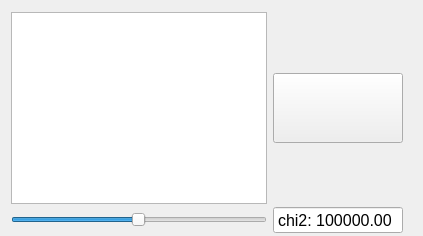
           <widget class="QWidget" name="tab_7">
            <attribute name="title">
             <string>parameters</string>
            </attribute>
            <layout class="QGridLayout" name="gridLayout_10">
             <property name="topMargin">
              <number>12</number>
             </property>
             <property name="rightMargin">
              <number>20</number>
             </property>
             <property name="bottomMargin">
              <number>2</number>
             </property>
             <property name="verticalSpacing">
              <number>2</number>
             </property>
             <item row="0" column="1">
              <widget class="QPushButton" name="do_gf_fit">
               <property name="minimumSize">
                <size>
                 <width>50</width>
                 <height>70</height>
                </size>
               </property>
               <property name="text">
                <string/>
               </property>
               <property name="icon">
                <iconset resource="resources.qrc">
                 <normaloff>:/icons/go.jpeg</normaloff>:/icons/go.jpeg</iconset>
               </property>
               <property name="iconSize">
                <size>
                 <width>70</width>
                 <height>70</height>
                </size>
               </property>
              </widget>
             </item>
             <item row="1" column="0">
              <widget class="QSlider" name="globalParamsSlider">
               <property name="maximumSize">
                <size>
                 <width>16777215</width>
                 <height>40</height>
                </size>
               </property>
               <property name="maximum">
                <number>999</number>
               </property>
               <property name="value">
                <number>499</number>
               </property>
               <property name="tracking">
                <bool>true</bool>
               </property>
               <property name="orientation">
                <enum>Qt::Horizontal</enum>
               </property>
              </widget>
             </item>
             <item row="0" column="0">
              <widget class="QTableView" name="globalfitting_ParamsView">
               <property name="font">
                <font>
                 <pointsize>12</pointsize>
                </font>
               </property>
              </widget>
             </item>
             <item row="1" column="1">
              <widget class="QDoubleSpinBox" name="chi2GF">
               <property name="minimumSize">
                <size>
                 <width>130</width>
                 <height>0</height>
                </size>
               </property>
               <property name="font">
                <font>
                 <pointsize>12</pointsize>
                </font>
               </property>
               <property name="readOnly">
                <bool>true</bool>
               </property>
               <property name="buttonSymbols">
                <enum>QAbstractSpinBox::NoButtons</enum>
               </property>
               <property name="prefix">
                <string>chi2: </string>
               </property>
               <property name="maximum">
                <double>1000000000.000000000000000</double>
               </property>
               <property name="value">
                <double>999999999.000000000000000</double>
               </property>
              </widget>
             </item>
            </layout>
           </widget>
